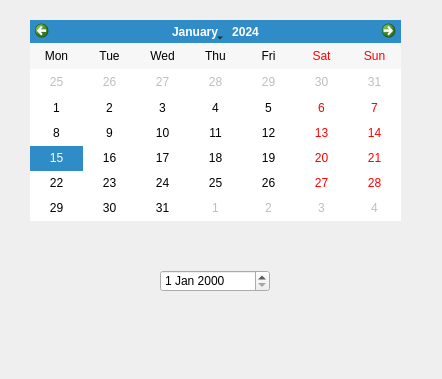
<?xml version="1.0" encoding="UTF-8"?>
<ui version="4.0">
 <class>Calendar_Dialog</class>
 <widget class="QDialog" name="Calendar_Dialog">
  <property name="geometry">
   <rect>
    <x>0</x>
    <y>0</y>
    <width>442</width>
    <height>379</height>
   </rect>
  </property>
  <property name="windowTitle">
   <string>Calendario</string>
  </property>
  <widget class="QCalendarWidget" name="cld_calendar">
   <property name="geometry">
    <rect>
     <x>30</x>
     <y>20</y>
     <width>371</width>
     <height>201</height>
    </rect>
   </property>
   <property name="verticalHeaderFormat">
    <enum>QCalendarWidget::NoVerticalHeader</enum>
   </property>
  </widget>
  <widget class="QDateEdit" name="ded_fecha">
   <property name="geometry">
    <rect>
     <x>160</x>
     <y>270</y>
     <width>110</width>
     <height>22</height>
    </rect>
   </property>
  </widget>
 </widget>
 <resources/>
 <connections/>
</ui>
